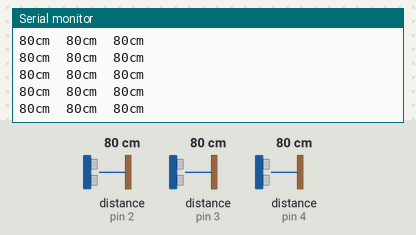
Recording of a sketch running on a simulated Arduino Uno, built with avr-gcc and run on an emulated ATmega328P. Parts: the last lines printed to the serial monitor. Wiring (inferred from the names in the program): 3 × ultrasonic range finder: trigger pin 2, echo pin 2 / trigger pin 3, echo pin 3 / trigger pin 4, echo pin 4. Inputs (shaded band) come from the test bench; at power-on: distance to the obstacle (sensors on pin 2, pin 3, pin 4) 80 cm. The echo pulse lasts 58.3 µs per cm.

Above: at 1.2 s.
1.3 s: distance to the obstacle (sensor on pin 2) set to 2 cm
At 1.52 s:
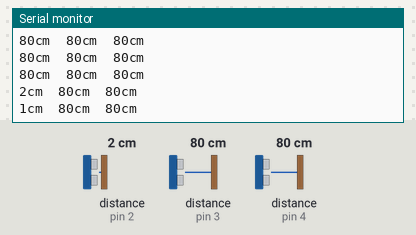
2.8 s: distance to the obstacle (sensor on pin 3) set to 18 cm
At 2.86 s:
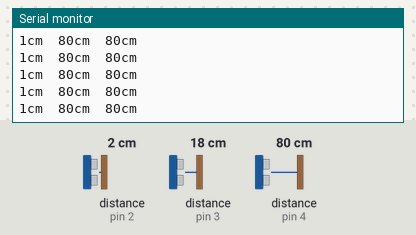
5.8 s: distance to the obstacle (sensor on pin 4) set to 120 cm
At 5.8 s:
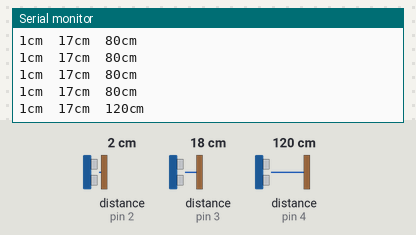
8.8 s: distance to the obstacle (sensor on pin 2) set to 4 cm
At 8.8 s:
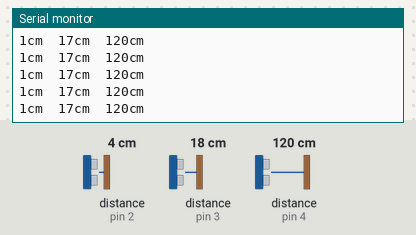
11.8 s: distance to the obstacle (sensor on pin 3) set to 250 cm
At 12.03 s:
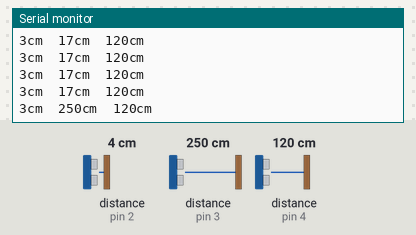
14.8 s: distance to the obstacle (sensor on pin 2) set to 9 cm
At 14.9 s:
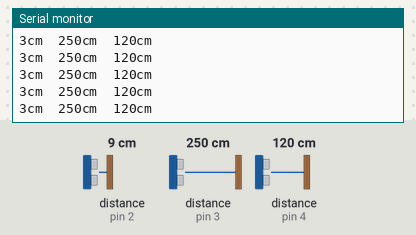
Timing chart, 0 to 17.8 s (numbered marks = the images above; inputs shaded):
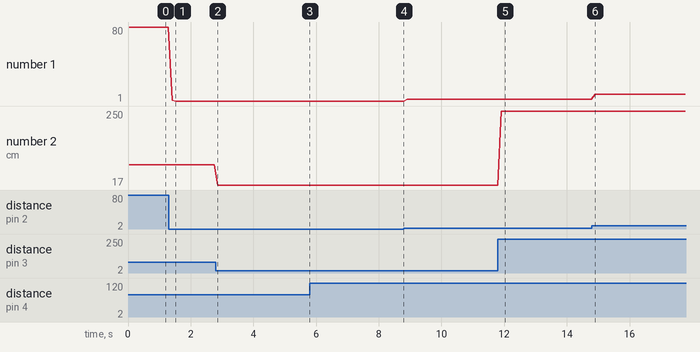

The sketch:

interactive_fainting_2.ino
```cpp
const int ping_L = 2;
const int ping_C = 3;
const int ping_R = 4;

long duration, cm;

void setup() {
  Serial.begin(9600);
  Serial.println("Hello, This is Interactive Fainting");
}

void loop() {
  Serial.print(getDistance(ping_L));
  Serial.print("cm  ");
  Serial.print(getDistance(ping_C));
  Serial.print("cm  ");
  Serial.print(getDistance(ping_R));
  Serial.print("cm");
  Serial.println();

  delay(100);
}

long getDistance(int pingNum) {
  //distance of ping
  pinMode(pingNum, OUTPUT);
  digitalWrite(pingNum, LOW);
  delayMicroseconds(2);
  digitalWrite(pingNum, HIGH);
  delayMicroseconds(5);
  digitalWrite(pingNum, LOW);

  pinMode(pingNum, INPUT);

  duration = pulseIn(pingNum, HIGH);

  cm = microsecondsToCentimeters(duration);

  return(cm);
}

long microsecondsToCentimeters(long microseconds) {
  // The speed of sound is 340 m/s or 29 microseconds per centimeter.
  // The ping travels out and back, so to find the distance of the object we
  // take half of the distance travelled.
  return microseconds / 29 / 2;
}
```

Measured:
- after the input at 1.3 s, the serial monitor: prints a new line after 0.10 s (image 1)
- after the input at 11.8 s, the serial monitor: prints a new line after 0.11 s (image 5)
- plotted number 1: 80 → 1 after the input at 1.3 s, 1 → 3 after the input at 8.8 s, 3 → 8 after the input at 14.8 s
- plotted number 2: 80 → 17 after the input at 2.8 s, 17 → 250 after the input at 11.8 s
